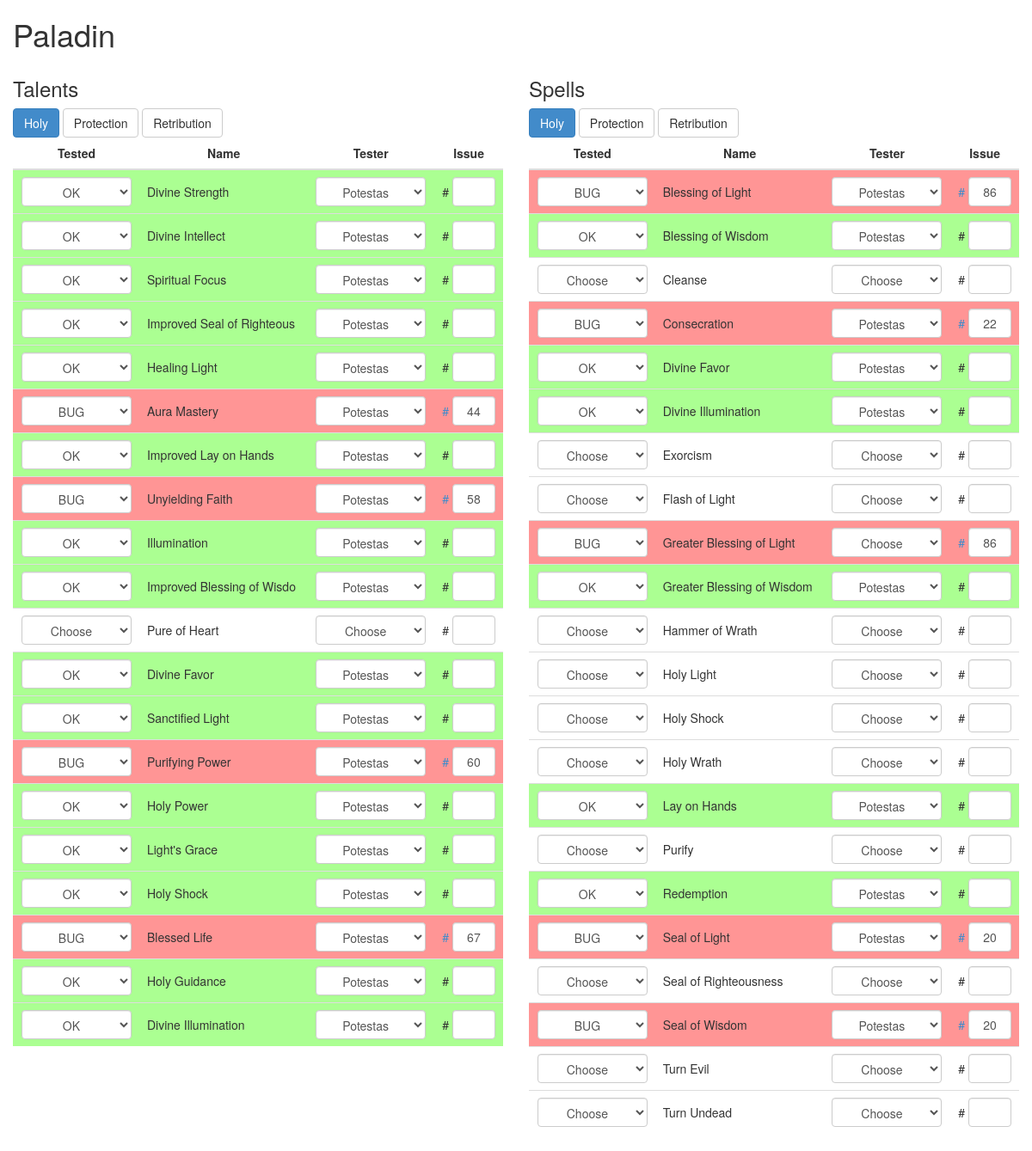
Page /external/classes/index.php?class=paladin on the committed database.
### tables this page shows
CREATE TABLE `class_test_talents` (
  `id` int(3) NOT NULL AUTO_INCREMENT,
  `class` int(2) NOT NULL,
  `spe` int(1) NOT NULL,
  `name` varchar(50) NOT NULL,
  `tester` int(2) NOT NULL,
  `issue` int(3) NOT NULL,
  `tested` int(1) NOT NULL,
  PRIMARY KEY (`id`)
);

CREATE TABLE `class_test_spells` (
  `id` int(3) NOT NULL AUTO_INCREMENT,
  `class` int(2) NOT NULL,
  `spe` int(1) NOT NULL,
  `name` varchar(50) NOT NULL,
  `tester` int(2) NOT NULL,
  `issue` int(3) NOT NULL,
  `tested` int(1) NOT NULL,
  PRIMARY KEY (`id`)
);

### external/classes/index.php (the view, shortened to what this page needs)
<?php
require('stats.php');
try {
    $handler = new PDO("mysql:host=".$db['suntools']['host'].";port=".$db['suntools']['port'].";dbname=".$db['suntools']['database']['suntools'], $db['suntools']['user'], $db['suntools']['password'], array(PDO::MYSQL_ATTR_INIT_COMMAND => "SET NAMES utf8"));
    $handler->setAttribute(PDO::ATTR_ERRMODE, PDO::ERRMODE_EXCEPTION);
} catch(PDOException $e) {
    echo $e->getMessage();
    die();
}
function selected($value, $id) {
    if ($value == $id) {
        return "selected=selected";
    }
}
function getClass($category, $spe) {
    global $handler, $class;
    $category = strtolower($category);
    $query = $handler->prepare('SELECT * FROM class_test_' . $category .' WHERE class = :class AND spe = :spe');
    $query->bindValue(':class', $class, PDO::PARAM_INT);
    $query->bindValue(':spe', $spe, PDO::PARAM_INT);
    $query->execute();
    echo
        '<table id="' . $category . '-' . $spe . '" class="table table-hover">
                        <thead>
                            <tr>
                                <th>Tested</th>
                                <th>Name</th>
                                <th>Tester</th>
                                <th>Issue</th>
                            </tr>
                        </thead>
                        <tbody>';
    while ($getClassTalents = $query->fetch()) {
		switch($getClassTalents['tested']) {
			case 2: $tr = "ok"; break;
			case 3: $tr = "bug"; break;
			default: $tr = "";
		}
        if ($getClassTalents['issue'] == 0) {
            $getClassTalents['issue'] = null;
            $link = '#';
        } else {
            $link = '<a href="https://github.com/Nqsty/Sunstrider-Classes-Issues/issues/' . $getClassTalents['issue'] .'">#</a>';
        }
        $name = str_replace("'", "\'", $getClassTalents['name']);
        echo
                            '<tr class="' . $tr . '">
                                <td>
                                    <select class="form-control status" onchange="update(\'' . $category .'\', \'' . $name . '\', \'tested\', this.value)">
                                        <option value="0">Choose</option>
                                        <option value="1" ' . selected($getClassTalents['tested'], 1) . '>Assigned</option>
                                        <option value="2" ' . selected($getClassTalents['tested'], 2) . '>OK</option>
                                        <option value="3" ' . selected($getClassTalents['tested'], 3) . '>BUG</option>
                                    </select>
                                </td>
                                <td>' . $getClassTalents['name'] . '</td>
                                <td>
                                    <select class="form-control" onchange="update(\'' . $category .'\', \'' . $name . '\', \'tester\', this.value)">
                                        <option value="0">Choose</option>
                                        <option value="1" ' . selected($getClassTalents['tester'], 1) . '>Athene</option>
                                        <option value="2" ' . selected($getClassTalents['tester'], 2) . '>Beldin</option>
                                        <option value="3" ' . selected($getClassTalents['tester'], 3) . '>Brainjuice</option>
                                        <option value="4" ' . selected($getClassTalents['tester'], 4) . '>Gadianna</option>
                                        <option value="5" ' . selected($getClassTalents['tester'], 5) . '>Horius</option>
                                        <option value="6" ' . selected($getClassTalents['tester'], 6) . '>Kadaver</option>
                                        <option value="7" ' . selected($getClassTalents['tester'], 7) . '>Krimi</option>
                                        <option value="8" ' . selected($getClassTalents['tester'], 8) . '>Laws</option>
                                        <option value="9" ' . selected($getClassTalents['tester'], 9) . '>Leekie</option>
                                        <option value="10" ' . selected($getClassTalents['tester'], 10) . '>Mikelus</option>
                                        <option value="11" ' . selected($getClassTalents['tester'], 11) . '>Muranounet</option>
                                        <option value="12" ' . selected($getClassTalents['tester'], 12) . '>Potestas</option>
                                        <option value="13" ' . selected($getClassTalents['tester'], 13) . '>Vanquish</option>
                                        <option value="14" ' . selected($getClassTalents['tester'], 14) . '>Yukka</option>
                                    </select>
                                </td>
                                <td><span>' . $link .'</span> <input class="form-control link" type="text" onchange="update(\'' . $category .'\', \'' . $name . '\', \'issue\', this.value)" value="' . $getClassTalents['issue'] . '" /></td>
                            </tr>';
    }
    echo
                        '</tbody>
                    </table>';
}
?>
<!DOCTYPE html>
<html>
	<head>
		<link rel="stylesheet" href="../../lib/bootstrap/css/bootstrap.css">
	</head>
	<body>
<?php
if(!isset($_GET['class'])) {
	echo '<div class="col-md-12">
                <h2>SunClasses</h2>
                <p>
                    <a href="https://github.com/Nqsty/Sunstrider-Classes-Issues/issues">Issue Tracker</a> - <a href="https://github.com/Nqsty/Sunstrider-Classes-Issues/wiki">Wiki</a>
                </p>
            </div>';
    echo globalProgression();
    echo classProgression(11);
    echo classProgression(3);
    echo classProgression(8);
    echo classProgression(2);
    echo classProgression(5);
    echo classProgression(4);
    echo classProgression(7);
    echo classProgression(9);
    echo classProgression(1);
} else {
    $class = htmlspecialchars($_GET['class']);
    switch($class) {
        case "paladin": $class = 2;     $spe1 = "Holy";             $spe2 = "Protection";   $spe3 = "Retribution";  break;
    }
    echo
			'<div class="fluid-container">
                <div class="col-md-12">
                    <h1>' . ucfirst($_GET['class']) . '</h1>
                </div>
                <div class="col-md-6">
                    <h3>Talents</h3>
                    <button id="talents1" onclick="display(\'talents\', 1)" type="button" class="btn btn-primary">' . $spe1 . '</button>
                    <button id="talents2" onclick="display(\'talents\', 2)" type="button" class="btn btn-default">' . $spe2 . '</button>
                    <button id="talents3" onclick="display(\'talents\', 3)" type="button" class="btn btn-default">' . $spe3 . '</button>';
    getClass("talents", 1);
    echo
                '</div>
                <div class="col-md-6">
                    <h3>Spells</h3>
                    <button id="spells1" onclick="display(\'spells\', 1)" type="button" class="btn btn-primary">' . $spe1 . '</button>
                    <button id="spells2" onclick="display(\'spells\', 2)" type="button" class="btn btn-default">' . $spe2 . '</button>
                    <button id="spells3" onclick="display(\'spells\', 3)" type="button" class="btn btn-default">' . $spe3 . '</button>';
    getClass("spells", 1);
?>
			</div>
		</body>
	</html>
<?php
}
?>

### external/classes/index.php (style rules this page uses)
.table > tbody > tr > td { vertical-align: middle; }
.table > thead > tr > th, .table > tbody > tr > td { text-align: center; }
.table > tbody > tr > td:nth-child(2) { text-align: left; }
.table > tbody > tr > td > input { width: 50px; text-align: center; display: inline; }
.table > tbody > tr > td > select { width: 128px; text-align: center; display: inline; }
.ok, .table-hover > tbody > tr.ok:hover > td { background-color: #ABFF92!important; }
.bug, .table-hover > tbody > tr.bug:hover > td { background-color: #FF9595!important; }

### rows in the picture
class_test_talents: name "OK", name "Divine Strength", name "Potestas", issue "#"
class_test_talents: name "OK", name "Divine Intellect", name "Potestas", issue "#"
class_test_talents: name "OK", name "Spiritual Focus", name "Potestas", issue "#"
class_test_talents: name "OK", name "Improved Seal of Righteous", name "Potestas", issue "#"
class_test_talents: name "OK", name "Healing Light", name "Potestas", issue "#"
class_test_talents: name "BUG", name "Aura Mastery", name "Potestas", issue "44"
class_test_talents: name "OK", name "Improved Lay on Hands", name "Potestas", issue "#"
class_test_talents: name "BUG", name "Unyielding Faith", name "Potestas", issue "58"
class_test_talents: name "OK", name "Illumination", name "Potestas", issue "#"
class_test_talents: name "OK", name "Improved Blessing of Wisdo", name "Potestas", issue "#"
class_test_talents: name "Choose", name "Pure of Heart", issue "#"
class_test_talents: name "OK", name "Divine Favor", name "Potestas", issue "#"
class_test_talents: name "OK", name "Sanctified Light", name "Potestas", issue "#"
class_test_talents: name "BUG", name "Purifying Power", name "Potestas", issue "60"
class_test_talents: name "OK", name "Holy Power", name "Potestas", issue "#"
class_test_talents: name "OK", name "Light's Grace", name "Potestas", issue "#"
class_test_talents: name "OK", name "Holy Shock", name "Potestas", issue "#"
class_test_talents: name "BUG", name "Blessed Life", name "Potestas", issue "67"
class_test_talents: name "OK", name "Holy Guidance", name "Potestas", issue "#"
class_test_talents: name "OK", name "Divine Illumination", name "Potestas", issue "#"
class_test_spells: name "BUG", name "Blessing of Light", name "Potestas", issue "86"
class_test_spells: name "OK", name "Blessing of Wisdom", name "Potestas", issue "#"
class_test_spells: name "Choose", name "Cleanse", issue "#"
class_test_spells: name "BUG", name "Consecration", name "Potestas", issue "22"
class_test_spells: name "OK", name "Potestas", issue "#"
class_test_spells: name "OK", name "Potestas", issue "#"
class_test_spells: name "Exorcism", issue "#"
class_test_spells: name "Flash of Light", issue "#"
class_test_spells: name "BUG", name "Greater Blessing of Light", name "Choose", issue "86"
class_test_spells: name "OK", name "Greater Blessing of Wisdom", name "Potestas", issue "#"
class_test_spells: name "Hammer of Wrath", issue "#"
class_test_spells: name "Holy Light", issue "#"
class_test_spells: name "Choose", issue "#"
class_test_spells: name "Holy Wrath", issue "#"
class_test_spells: name "Lay on Hands", issue "#"
class_test_spells: name "Purify", issue "#"
class_test_spells: name "OK", name "Redemption", name "Potestas", issue "#"
class_test_spells: name "BUG", name "Seal of Light", name "Potestas", issue "20"
class_test_spells: name "Seal of Righteousness", issue "#"
class_test_spells: name "BUG", name "Seal of Wisdom", name "Potestas", issue "20"
class_test_spells: name "Turn Evil", issue "#"
class_test_spells: name "Turn Undead", issue "#"

### other values in the picture
$_GET['class'] "Paladin"
$spe1 "Holy"
$spe2 "Protection"
$spe3 "Retribution"
